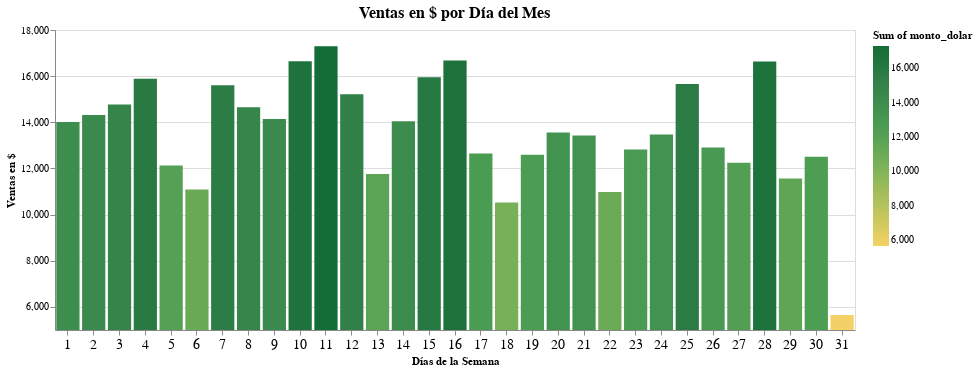

The notebook cell this image was saved under:
### Code cell
barras = alt.Chart(df_ventas_dol).mark_bar().encode(
                x=alt.X('dia_mes:O', title='Días de la Semana', axis = alt.Axis(labelAngle=0, labelFontSize=14)),
                y=alt.Y('sum(monto_dolar):Q', title = 'Ventas en $', scale=alt.Scale(zero=False), 
                  axis = alt.Axis(grid=True, titleAnchor='middle', titleAngle = 270, labelFontSize=10)),
                color=alt.Color(
                    'sum(monto_dolar):Q', scale=alt.Scale(scheme='goldgreen')),
                tooltip=[
                    alt.Tooltip('dia_mes:O', title='Día'),
                    alt.Tooltip('sum(monto_dolar):Q', title='Ventas en $')],
                ).properties(title='Ventas en $ por Día del Mes',
                             width=800, 
                             height=300
                ).configure_title(
                    fontSize = 16,
                    anchor = 'middle',
                ).interactive()
barras

### Figure 1 — Vega-Lite specification as saved in the notebook (floating-point values rounded to 4 significant figures; data arrays with more than 128 entries replaced by an {"elided": "..."} marker saying what was removed)
{"config": {"view": {"continuousWidth": 400, "continuousHeight": 300}, "title": {"anchor": "middle", "fontSize": 16}}, "data": {"name": "data-38c414cdc04964964563ab378f13eaea"}, "mark": "bar", "encoding": {"color": {"aggregate": "sum", "field": "monto_dolar", "scale": {"scheme": "goldgreen"}, "type": "quantitative"}, "tooltip": [{"field": "dia_mes", "title": "Día", "type": "ordinal"}, {"aggregate": "sum", "field": "monto_dolar", "title": "Ventas en $", "type": "quantitative"}], "x": {"axis": {"labelAngle": 0, "labelFontSize": 14}, "field": "dia_mes", "title": "Días de la Semana", "type": "ordinal"}, "y": {"aggregate": "sum", "axis": {"grid": true, "labelFontSize": 10, "titleAnchor": "middle", "titleAngle": 270}, "field": "monto_dolar", "scale": {"zero": false}, "title": "Ventas en $", "type": "quantitative"}}, "height": 300, "selection": {"selector005": {"type": "interval", "bind": "scales", "encodings": ["x", "y"]}}, "title": "Ventas en $ por Día del Mes", "width": 800, "$schema": "https://vega.github.io/schema/vega-lite/v4.17.0.json", "datasets": {"data-38c414cdc04964964563ab378f13eaea": {"elided": "602 records"}}}
